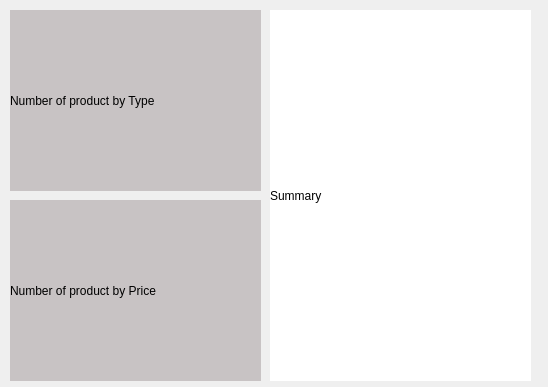
<?xml version="1.0" encoding="UTF-8"?>
<ui version="4.0">
 <class>Dialog</class>
 <widget class="QDialog" name="Dialog">
  <property name="geometry">
   <rect>
    <x>0</x>
    <y>0</y>
    <width>548</width>
    <height>387</height>
   </rect>
  </property>
  <property name="windowTitle">
   <string>Dialog</string>
  </property>
  <widget class="QLabel" name="label_typePlot">
   <property name="geometry">
    <rect>
     <x>10</x>
     <y>10</y>
     <width>251</width>
     <height>181</height>
    </rect>
   </property>
   <property name="styleSheet">
    <string notr="true">background-color: rgb(200, 195, 196);</string>
   </property>
   <property name="text">
    <string>Number of product by Type</string>
   </property>
  </widget>
  <widget class="QLabel" name="label_pricePlot">
   <property name="geometry">
    <rect>
     <x>10</x>
     <y>200</y>
     <width>251</width>
     <height>181</height>
    </rect>
   </property>
   <property name="styleSheet">
    <string notr="true">background-color: rgb(200, 195, 196);</string>
   </property>
   <property name="text">
    <string>Number of product by Price</string>
   </property>
  </widget>
  <widget class="QLabel" name="label_summary">
   <property name="geometry">
    <rect>
     <x>270</x>
     <y>10</y>
     <width>261</width>
     <height>371</height>
    </rect>
   </property>
   <property name="styleSheet">
    <string notr="true">background-color: rgb(255, 255, 255);</string>
   </property>
   <property name="text">
    <string>Summary</string>
   </property>
  </widget>
 </widget>
 <resources/>
 <connections/>
</ui>
